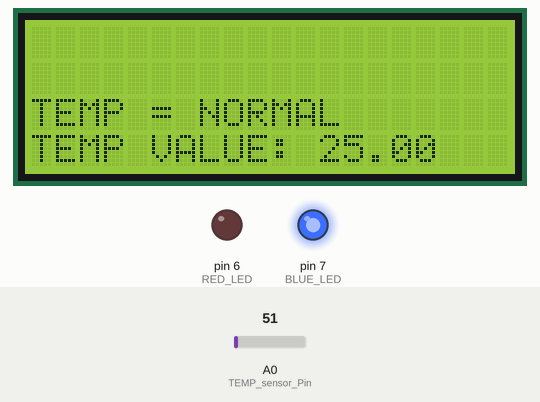
Bench run of a sketch on a simulated Arduino Uno, built with avr-gcc and run on an emulated ATmega328P. Shown: 20×4 character LCD, output pins drawn as LEDs (lit = HIGH). The inputs (shaded band) are chosen by the test bench; at power-on: A0 (TEMP_sensor_Pin) = 51.

Above: at 2.2 s.
2.3 s: A0 (TEMP_sensor_Pin) set to 62
At 2.9 s:
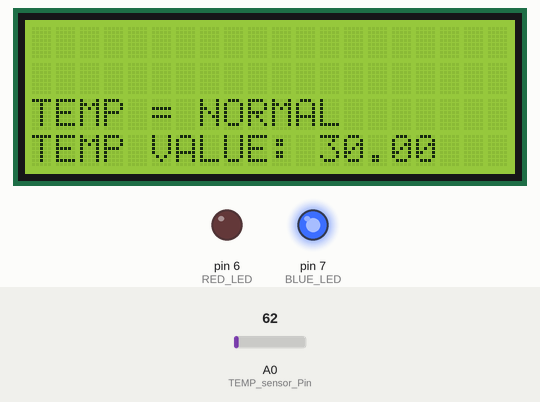
3.8 s: A0 (TEMP_sensor_Pin) set to 72
At 5.0 s:
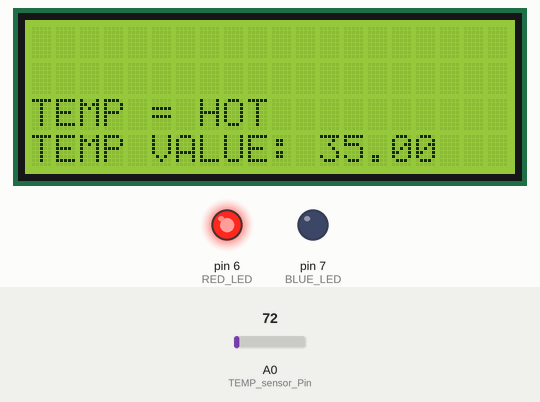
5.3 s: A0 (TEMP_sensor_Pin) set to 61
At 6.0 s:
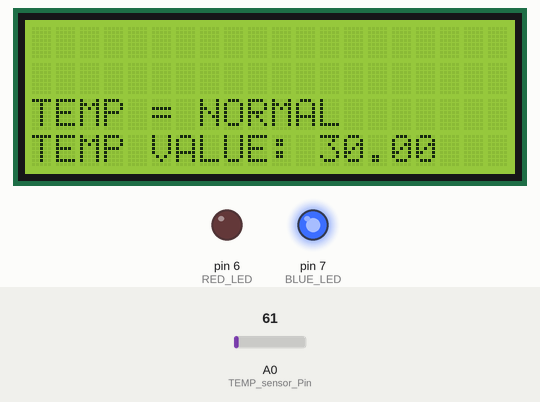
6.8 s: A0 (TEMP_sensor_Pin) set to 71
At 8.2 s:
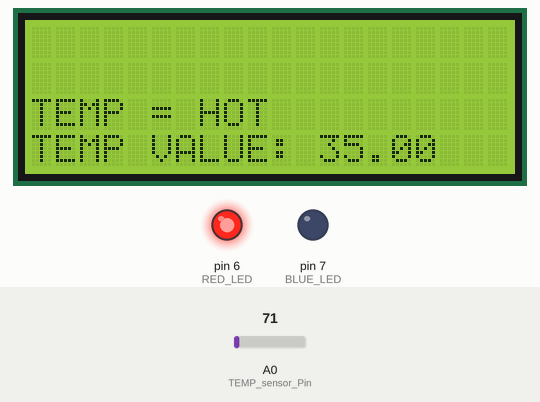
Timing chart, 0 to 9.3 s (numbered marks = the images above; inputs shaded):
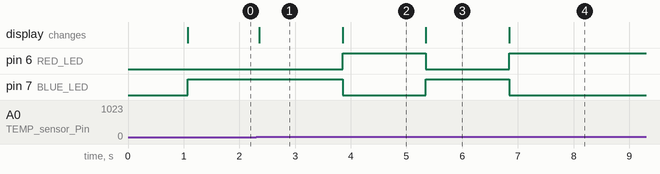

Measured:
- the behaviour switches between 66 and 67 on A0 (TEMP_sensor_Pin) (found by bisection; images 1 and 2)
- after the input at 2.3 s, the display: changes after 0.06 s (image 1)
- after the input at 3.8 s, pin 6 (RED_LED): LOW → HIGH after 0.06 s; pin 7 (BLUE_LED): HIGH → LOW after 0.06 s; the display: changes after 0.06 s (image 2)
- after the input at 5.3 s, pin 6 (RED_LED): HIGH → LOW after 0.05 s; pin 7 (BLUE_LED): LOW → HIGH after 0.05 s; the display: changes after 0.05 s (image 3)
- after the input at 6.8 s, pin 6 (RED_LED): LOW → HIGH at once; pin 7 (BLUE_LED): HIGH → LOW at once; the display: changes at once (image 4)

The sketch:

temperatureSensor.ino
```cpp
#include <LiquidCrystal.h>
LiquidCrystal lcd(13, 12, 11, 10,9, 8);// attach LCD pin
int TEMP_sensor_Pin = A0;  // select the input pin for the potentiometer
int TEMP_sensor_ADC_Value = 0;  // variable to store the value coming from the sensor
int RED_LED = 6;
int BLUE_LED = 7;
void setup()
{
pinMode(TEMP_sensor_ADC_Value, INPUT_PULLUP);
pinMode(RED_LED, OUTPUT);
pinMode(BLUE_LED, OUTPUT);
lcd.begin(20, 4);// Initialise 20*4 LCD
lcd.setCursor(0, 0);// set cursor of LCD at column0 and Row0
lcd.print("TEMPERATURE SENSOR STARTS MONITORING...");
delay(1000);
lcd.clear();
}
void loop()
{
 TEMP_sensor_ADC_Value = analogRead(TEMP_sensor_Pin)-1; // read the value from the sensor
float TEMP_sensor_Value_ACTUAL=TEMP_sensor_ADC_Value/2;
if(TEMP_sensor_Value_ACTUAL>32){
lcd.clear();
lcd.setCursor(0,2);
lcd.print("TEMP = HOT");
lcd.setCursor(0,3);
lcd.print("TEMP VALUE:");
lcd.setCursor(12,3);
lcd.print(TEMP_sensor_Value_ACTUAL);
digitalWrite(RED_LED, HIGH);
digitalWrite(BLUE_LED, LOW);
delay(100);
}else if(TEMP_sensor_Value_ACTUAL<=32){
lcd.clear();
lcd.setCursor(0,2);
lcd.print("TEMP = NORMAL");
lcd.setCursor(0,3);
lcd.print("TEMP VALUE:");
lcd.setCursor(12,3);
lcd.print(TEMP_sensor_Value_ACTUAL);
digitalWrite(BLUE_LED, HIGH);
digitalWrite(RED_LED, LOW);
delay(100);
}
}
```
